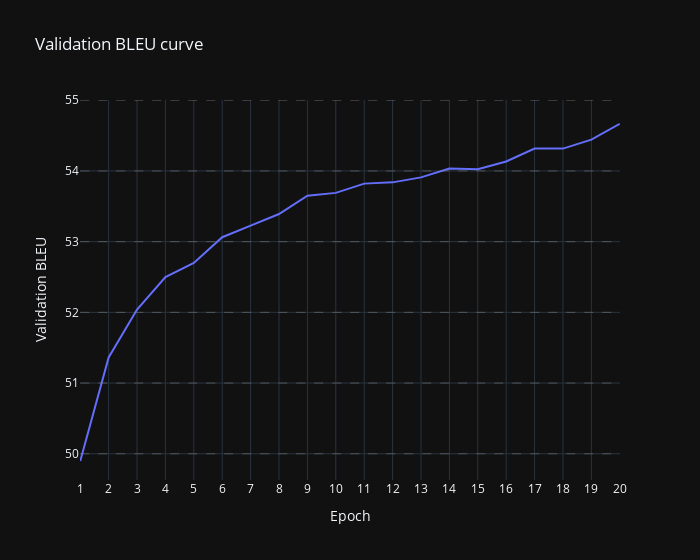

Source (notebook cell):
### Markdown cell above
### Experiment 3: reduce_lr_on_plateau

### Code cell
losses = [49.8977, 51.3616, 52.0400, 52.5001, 52.7000, 53.0627, 53.2277, 53.3909, 53.6494, 53.6898, 53.8208, 53.8387, 53.9094, 54.0344, 54.0243, 54.1338, 54.3171, 54.3159, 54.4427, 54.6664]
scale_values = [i for i in range(50, 56, 1)]
plot_training_evolution_curve(losses, scale_values)

### Figure 1 — Plotly figure (JSON) as saved in the notebook; plotly's stock layout.template omitted (floating-point values rounded to 4 significant figures)
{"data": [{"mode": "lines", "name": "Validation BLEU", "x": [1, 2, 3, 4, 5, 6, 7, 8, 9, 10, 11, 12, 13, 14, 15, 16, 17, 18, 19, 20], "y": [49.9, 51.36, 52.04, 52.5, 52.7, 53.06, 53.23, 53.39, 53.65, 53.69, 53.82, 53.84, 53.91, 54.03, 54.02, 54.13, 54.32, 54.32, 54.44, 54.67], "type": "scatter"}], "layout": {"shapes": [{"line": {"color": "gray", "dash": "dash", "width": 0.5}, "type": "line", "x0": 1, "x1": 20, "y0": 50, "y1": 50}, {"line": {"color": "gray", "dash": "dash", "width": 0.5}, "type": "line", "x0": 1, "x1": 20, "y0": 51, "y1": 51}, {"line": {"color": "gray", "dash": "dash", "width": 0.5}, "type": "line", "x0": 1, "x1": 20, "y0": 52, "y1": 52}, {"line": {"color": "gray", "dash": "dash", "width": 0.5}, "type": "line", "x0": 1, "x1": 20, "y0": 53, "y1": 53}, {"line": {"color": "gray", "dash": "dash", "width": 0.5}, "type": "line", "x0": 1, "x1": 20, "y0": 54, "y1": 54}, {"line": {"color": "gray", "dash": "dash", "width": 0.5}, "type": "line", "x0": 1, "x1": 20, "y0": 55, "y1": 55}], "xaxis": {"title": {"text": "Epoch"}, "dtick": 1}, "yaxis": {"title": {"text": "Validation BLEU"}}, "title": {"text": "Validation BLEU curve"}, "width": 700}}
